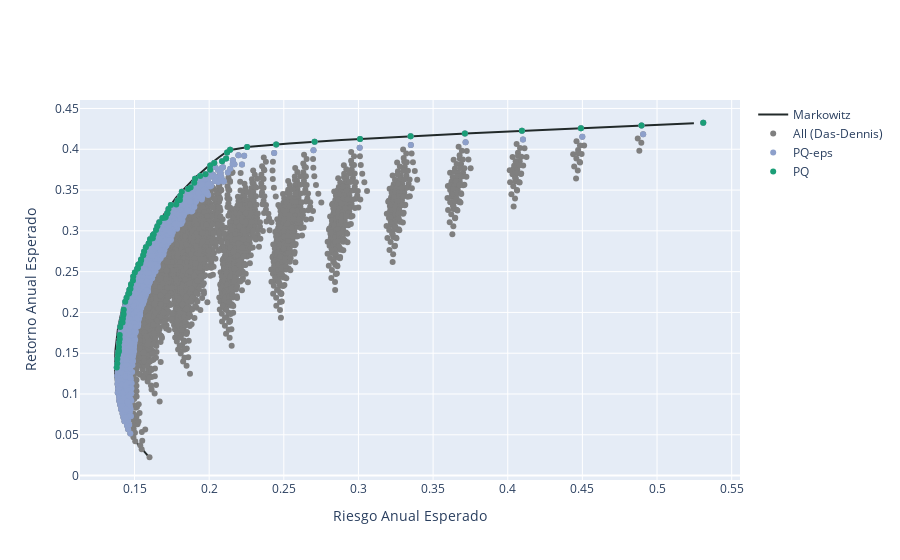

The notebook cell this image was saved under:
### Code cell
frames = [FA_das, FA_das_best_eps, FA_das_best]
labels = ['All (Das-Dennis)', 'PQ-eps', 'PQ']
fig = my_plotting.plotting_samples_plotly(ef_R, frames, labels, colors)
